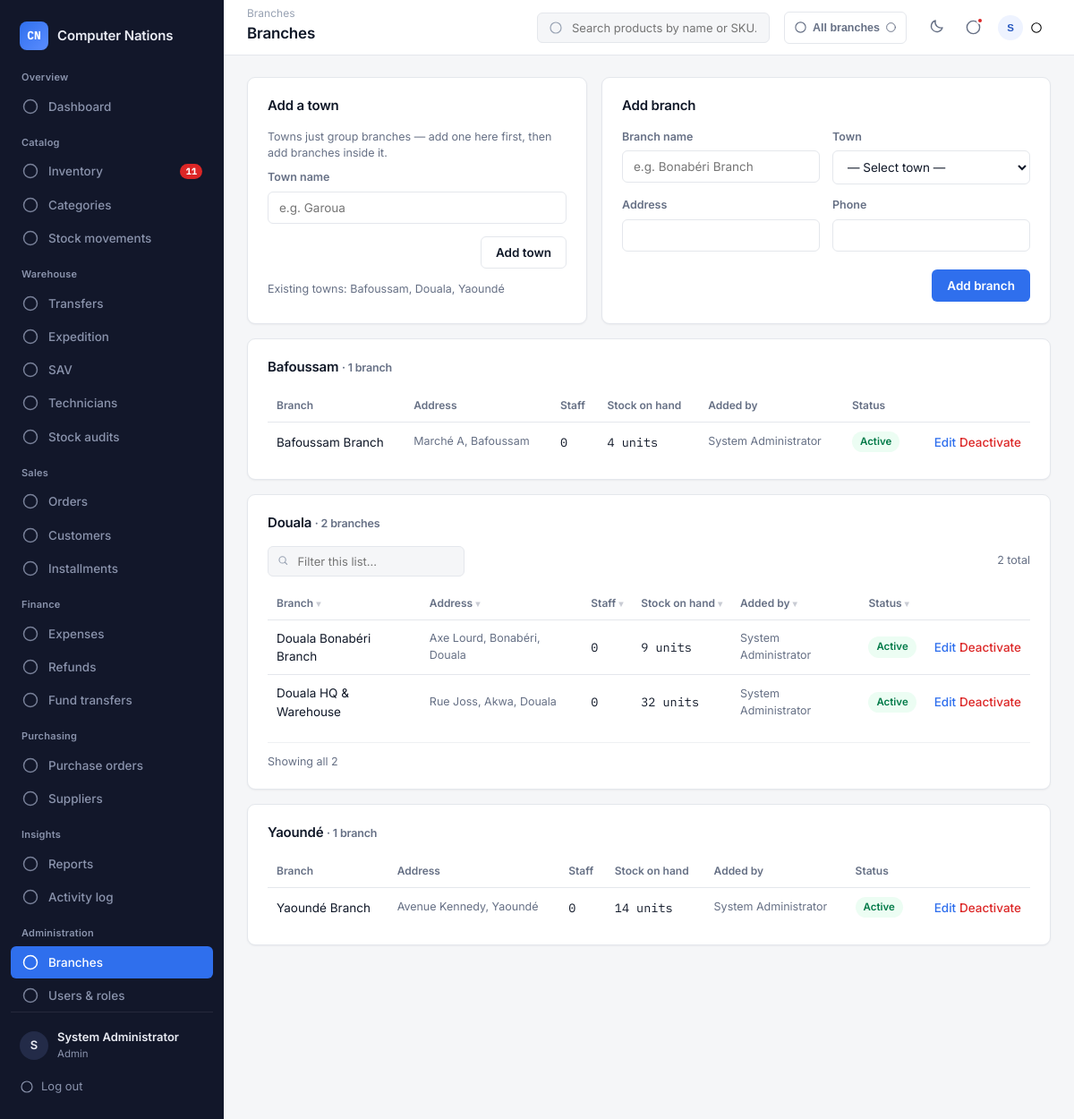
Screenshot of /modules/branches/index.php (signed in) with the database file from the repository.
### tables this page shows
CREATE TABLE branches (
    id INT AUTO_INCREMENT PRIMARY KEY,
    name VARCHAR(100) NOT NULL,
    town_id INT NOT NULL,
    address VARCHAR(255) DEFAULT NULL,
    phone VARCHAR(30) DEFAULT NULL,
    is_active TINYINT(1) NOT NULL DEFAULT 1,
    created_by INT DEFAULT NULL,
    created_at TIMESTAMP DEFAULT CURRENT_TIMESTAMP,
    FOREIGN KEY (town_id) REFERENCES towns(id)
);

CREATE TABLE users (
    id INT AUTO_INCREMENT PRIMARY KEY,
    full_name VARCHAR(100) NOT NULL,
    username VARCHAR(50) NOT NULL UNIQUE,
    email VARCHAR(120) NOT NULL UNIQUE,
    phone VARCHAR(30) DEFAULT NULL,
    password VARCHAR(255) NOT NULL,         
    role_id INT NOT NULL,
    branch_id INT DEFAULT NULL,
    avatar VARCHAR(255) DEFAULT NULL,
    status ENUM('active','suspended') NOT NULL DEFAULT 'active',
    reset_token_hash VARCHAR(255) DEFAULT NULL,    
    reset_token_expires DATETIME DEFAULT NULL,
    last_login DATETIME DEFAULT NULL,
    created_at TIMESTAMP DEFAULT CURRENT_TIMESTAMP,
    FOREIGN KEY (role_id) REFERENCES roles(id),
    FOREIGN KEY (branch_id) REFERENCES branches(id) ON DELETE SET NULL
);

### includes/functions.php (called while the page is built, shortened)
<?php
function clean($value) {
    return htmlspecialchars(trim($value ?? ''), ENT_QUOTES, 'UTF-8');
}

### includes/branch_context.php (called while the page is built, shortened)
<?php
function listBranchesByTown($pdo, $activeOnly = true) {
    $sql = "SELECT b.id, b.name, t.id AS town_id, t.name AS town_name
            FROM branches b JOIN towns t ON t.id = b.town_id" .
           ($activeOnly ? " WHERE b.is_active = 1" : "") .
           " ORDER BY t.name, b.name";
    $rows = $pdo->query($sql)->fetchAll();
    $grouped = [];
    foreach ($rows as $r) {
        $grouped[$r['town_name']][] = $r;
    }
    return $grouped;
}

### modules/branches/index.php (the view, shortened to what this page needs)
<?php
require_once __DIR__ . '/../../config/config.php';
$editing = null;
$towns = $pdo->query("SELECT id, name FROM towns ORDER BY name")->fetchAll();
$branches = $pdo->query(
    "SELECT b.*, t.name AS town_name, u.full_name AS creator_name,
            (SELECT COUNT(*) FROM users us WHERE us.branch_id = b.id) AS staff_count,
            (SELECT COALESCE(SUM(quantity),0) FROM branch_stock bs WHERE bs.branch_id = b.id) AS stock_units
     FROM branches b JOIN towns t ON t.id = b.town_id LEFT JOIN users u ON u.id = b.created_by
     ORDER BY t.name, b.name"
)->fetchAll();
$grouped = [];
foreach ($branches as $b) {
    $grouped[$b['town_name']][] = $b;
}
require_once __DIR__ . '/../../includes/header.php';
?>
<div class="panel-grid">
<section class="panel panel-form">
  <h2>Add a town</h2>
  <p class="muted small">Towns just group branches — add one here first, then add branches inside it.</p>
  <form method="post">
    <div class="form-field">
      <label>Town name</label>
      <input type="text" name="town_name" placeholder="e.g. Garoua" required>
    </div>
    <div class="form-actions">
      <button type="submit" class="btn btn-secondary">Add town</button>
    </div>
  </form>
  <?php if ($towns): ?>
  <p class="muted small" style="margin-top:14px;">Existing towns: <?= implode(', ', array_map(fn($t) => clean($t['name']), $towns)) ?></p>
  <?php endif; ?>
</section>
<section class="panel panel-form">
  <h2><?= $editing ? 'Edit branch' : 'Add branch' ?></h2>
  <?php if (!$towns): ?>
    <p class="empty-state">Add a town first.</p>
  <?php else: ?>
  <form method="post">
    <div class="form-row">
      <div class="form-field">
        <label>Branch name</label>
        <input type="text" name="name" value="<?= clean($editing['name'] ?? '') ?>" placeholder="e.g. Bonabéri Branch" required>
      </div>
      <div class="form-field">
        <label>Town</label>
        <select name="town_id" required>
          <option value="">— Select town —</option>
        </select>
      </div>
    </div>
    <div class="form-row">
      <div class="form-field">
        <label>Address</label>
        <input type="text" name="address" value="<?= clean($editing['address'] ?? '') ?>">
      </div>
      <div class="form-field">
        <label>Phone</label>
        <input type="text" name="phone" value="<?= clean($editing['phone'] ?? '') ?>">
      </div>
    </div>
    <div class="form-actions">
      <button type="submit" class="btn btn-primary"><?= $editing ? 'Save changes' : 'Add branch' ?></button>
    </div>
  </form>
  <?php endif; ?>
</section>
</div>
<?php foreach ($grouped as $townName => $townBranches): ?>
<section class="panel">
  <h2><?= clean($townName) ?> <span class="muted small">· <?= count($townBranches) ?> branch<?= count($townBranches) === 1 ? '' : 'es' ?></span></h2>
  <div class="data-table-wrap">
  <table class="data-table">
    <thead><tr><th>Branch</th><th>Address</th><th>Staff</th><th>Stock on hand</th><th>Added by</th><th>Status</th><th></th></tr></thead>
    <tbody>
      <?php foreach ($townBranches as $b): ?>
      <tr>
        <td><?= clean($b['name']) ?></td>
        <td class="muted small"><?= clean($b['address'] ?? '—') ?></td>
        <td class="mono"><?= (int)$b['staff_count'] ?></td>
        <td class="mono"><?= (int)$b['stock_units'] ?> units</td>
        <td class="muted small"><?= clean($b['creator_name'] ?? '—') ?></td>
        <td><span class="badge badge-<?= $b['is_active'] ? 'active' : 'suspended' ?>"><?= $b['is_active'] ? 'Active' : 'Inactive' ?></span></td>
        <td class="row-actions">
          <a href="index.php?edit=<?= (int)$b['id'] ?>" class="link">Edit</a>
          <form method="post" style="display:inline">
            <button type="submit" class="link <?= $b['is_active'] ? 'link-danger' : '' ?>"><?= $b['is_active'] ? 'Deactivate' : 'Activate' ?></button>
          </form>
        </td>
      </tr>
      <?php endforeach; ?>
    </tbody>
  </table>
  </div>
</section>
<?php endforeach; ?>
<?php require_once __DIR__ . '/../../includes/footer.php'; ?>

### assets/css/style.css (style rules this page uses)
:root { --ink: #12172A; --ink-2: #1B2138; --ink-3: #232B48; --surface: #FFFFFF; --bg: #F5F6F8; --border: #E4E7EC; --border-soft:#EEF0F3; --accent: #2F6FED; --accent-dark:#2456BF; --accent-soft:#EEF3FF; --success: #1F9D63; --success-soft:#ECFDF3; --warning: #D97706; --warning-soft:#FFFAEB; --danger: #DC2626; --danger-soft:#FEF3F2; --violet: #7C5CFC; --violet-soft:#F3F0FF; --text: #101828; --text-muted: #667085; --text-soft: #98A2B3; --text-on-ink:#E9EBF3; --text-on-ink-muted: #8A93AC; --font-ui: 'Inter', -apple-system, BlinkMacSystemFont, 'Segoe UI', sans-serif; --font-mono: 'IBM Plex Mono', ui-monospace, 'SFMono-Regular', Menlo, monospace; --radius-sm: 6px; --radius: 9px; --radius-lg: 14px; --shadow-card: 0 1px 2px rgba(16, 24, 40, 0.05); --shadow-pop: 0 8px 24px rgba(16, 24, 40, 0.12), 0 2px 6px rgba(16,24,40,0.06); }
* { box-sizing: border-box; }
html, body { height: 100%; }
body { margin: 0; font-family: var(--font-ui); color: var(--text); background: var(--bg); font-size: 14px; line-height: 1.5; -webkit-font-smoothing: antialiased; }
a { color: inherit; text-decoration: none; }
h1, h2, h3 { margin: 0 0 4px; font-weight: 600; letter-spacing: -0.012em; }
p { margin: 0 0 8px; }
.mono { font-family: var(--font-mono); font-feature-settings: "tnum"; }
.muted { color: var(--text-muted); }
.small { font-size: 12.5px; }
.panel-grid { display: grid; grid-template-columns: 1fr 1fr; gap: 16px; }
.panel { background: var(--surface); border: 1px solid var(--border); border-radius: var(--radius); padding: 20px 22px; box-shadow: var(--shadow-card); margin-bottom: 16px; }
.panel h2 { font-size: 15px; margin-bottom: 14px; }
.panel-form { max-width: 660px; }
.data-table-wrap { overflow-x: auto; }
.data-table { width: 100%; border-collapse: collapse; font-size: 13.5px; }
.data-table th { text-align: left; font-weight: 600; color: var(--text-muted); font-size: 12px; text-transform: none; padding: 9px 10px; border-bottom: 1px solid var(--border); white-space: nowrap; }
.data-table th.sortable { cursor: pointer; user-select: none; }
.data-table td { padding: 10px 10px; border-bottom: 1px solid var(--border); vertical-align: middle; }
.data-table tr:last-child td { border-bottom: none; }
.data-table td.mono, .data-table th.mono { font-family: var(--font-mono); }
.row-actions { white-space: nowrap; text-align: right; }
.link { color: var(--accent); font-weight: 500; }
.link-danger { color: var(--danger); background: none; border: none; padding: 0; cursor: pointer; font: inherit; font-weight: 500; }
.btn { display: inline-flex; align-items: center; justify-content: center; gap: 7px; padding: 9px 16px; border-radius: var(--radius-sm); font-size: 13.5px; font-weight: 600; border: 1px solid transparent; cursor: pointer; font-family: inherit; transition: background 0.12s ease, border-color 0.12s ease, transform 0.05s ease; }
.btn-primary { background: var(--accent); color: #fff; }
.btn-secondary { background: var(--surface); color: var(--text); border-color: var(--border); }
.form-row { display: grid; grid-template-columns: 1fr 1fr; gap: 14px; }
.form-field { margin-bottom: 14px; display: flex; flex-direction: column; gap: 6px; }
.form-field label { font-size: 12.5px; font-weight: 600; color: var(--text-muted); }
.form-field input, .form-field select, .form-field textarea { padding: 9px 12px; border: 1px solid var(--border); border-radius: var(--radius-sm); font-size: 13.5px; font-family: inherit; background: var(--surface); color: var(--text); }
.form-actions { display: flex; gap: 10px; justify-content: flex-end; margin-top: 6px; }
.badge { display: inline-flex; align-items: center; gap: 5px; padding: 3px 9px; border-radius: 100px; font-size: 11.5px; font-weight: 600; text-transform: capitalize; }
.badge-completed, .badge-active, .badge-in, .badge-received { background: var(--success-soft); color: #027A48; }

### rows the page displays
branches: name "Bafoussam Branch", address "Marché A, Bafoussam", staff_count "0", stock_units "4", created_by.full_name "System Administrator", is_active "Active"
branches: name "Douala Bonabéri Branch", address "Axe Lourd, Bonabéri, Douala", staff_count "0", stock_units "9", created_by.full_name "System Administrator", is_active "Active"
branches: name "Douala HQ & Warehouse", address "Rue Joss, Akwa, Douala", staff_count "0", stock_units "32", created_by.full_name "System Administrator", is_active "Active"
branches: name "Yaoundé Branch", address "Avenue Kennedy, Yaoundé", staff_count "0", stock_units "14", created_by.full_name "System Administrator", is_active "Active"

### other values shown
$notifCount "11"
substr($user['full_name'], 0, 1) "S"
$user['full_name'] "System Administrator"
$user['role_name'] "Admin"
str_replace('-', ' ', $currentDir) "Branches"
$pageTitle "Branches"
getBranchLabel($activeBranchId, $pdo) "All branches"
implode(', ', array_map(fn($t) => clean($t['name']), $towns)) "Bafoussam, Douala, Yaoundé"
$townName "Bafoussam"
count($townBranches) "1"
$townName "Douala"
count($townBranches) "2"
$townName "Yaoundé"
